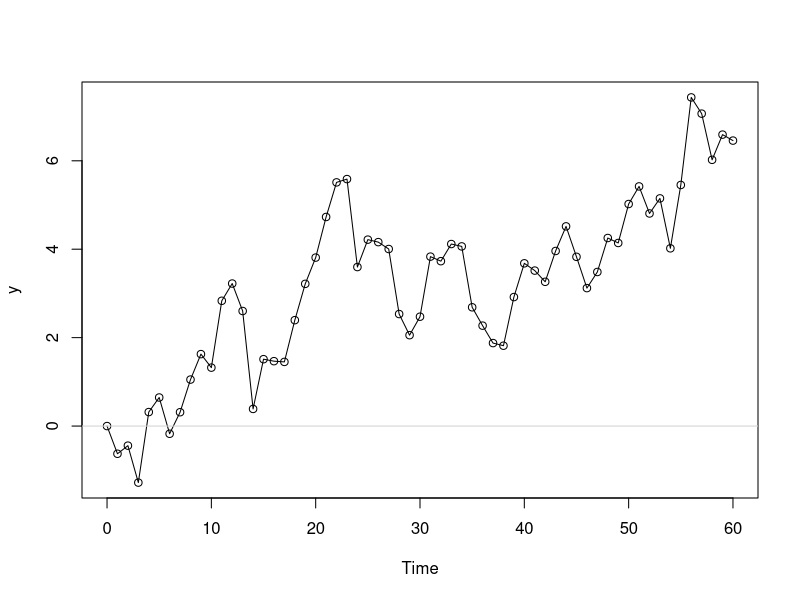
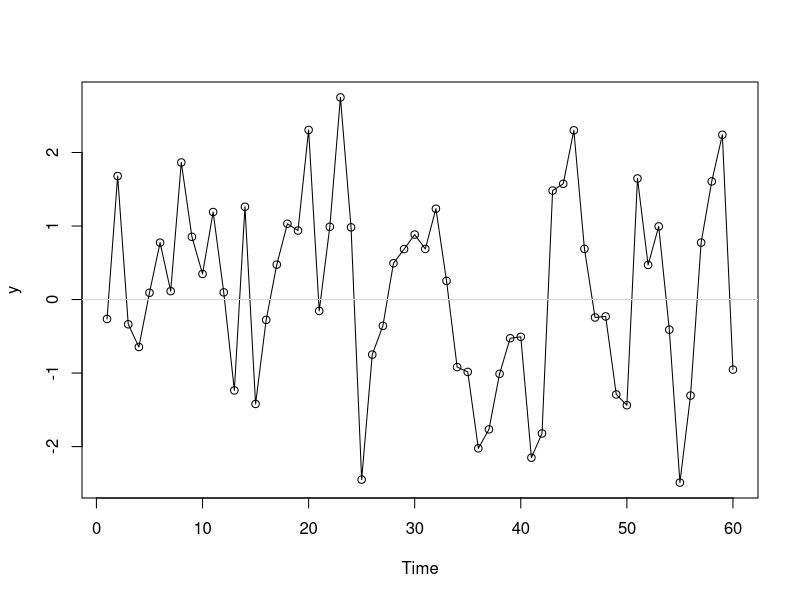

These charts were generated, in order, by the following R code:
set.seed(1) ## simulation is reproducible
e <- rnorm(60)
y <- cumsum(c(0, e))
y <- ts(y, start = 0)
plot(y, type = "o")
abline(h = 0, col = "lightgray")

set.seed(2) ## simulation is reproducible
e <- rnorm(61)
y <- rep(0, 60)
for(i in 1:60) y[i] <- e[i+1] + 0.5 * e[i]
y <- ts(y, start = 1)
plot(y, type = "o")
abline(h = 0, col = "lightgray")
